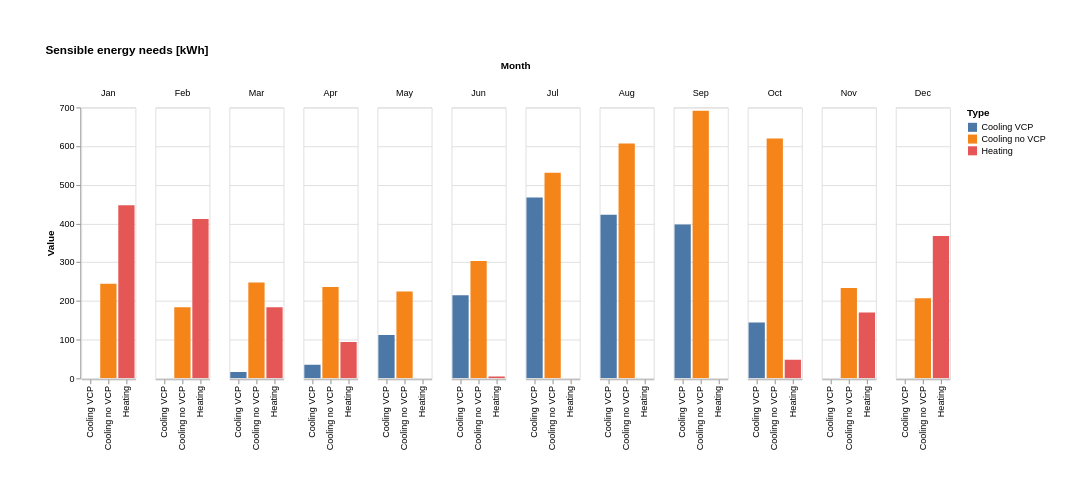

Describe this chart as a Vega-Lite specification.
### Vega-Lite specification from a JSON file in a GitHub repository (floating-point values rounded to 4 significant figures)
{"$schema": "https://vega.github.io/schema/vega-lite/v6.1.0.json", "config": {"view": {"continuousHeight": 300, "continuousWidth": 300}}, "data": {"name": "data-e2ba9da610553a2d23b9fb17379dc415"}, "datasets": {"data-e2ba9da610553a2d23b9fb17379dc415": [{"Month": "Jan", "Type": "Heating", "Value": 447.2}, {"Month": "Feb", "Type": "Heating", "Value": 411.7}, {"Month": "Mar", "Type": "Heating", "Value": 183.6}, {"Month": "Apr", "Type": "Heating", "Value": 93.78}, {"Month": "May", "Type": "Heating", "Value": 0.0}, {"Month": "Jun", "Type": "Heating", "Value": 5.088}, {"Month": "Jul", "Type": "Heating", "Value": 0.0}, {"Month": "Aug", "Type": "Heating", "Value": 0.0}, {"Month": "Sep", "Type": "Heating", "Value": 0.0}, {"Month": "Oct", "Type": "Heating", "Value": 48.06}, {"Month": "Nov", "Type": "Heating", "Value": 169.9}, {"Month": "Dec", "Type": "Heating", "Value": 368.1}, {"Month": "Jan", "Type": "Cooling no VCP", "Value": 244.8}, {"Month": "Feb", "Type": "Cooling no VCP", "Value": 183.7}, {"Month": "Mar", "Type": "Cooling no VCP", "Value": 247.5}, {"Month": "Apr", "Type": "Cooling no VCP", "Value": 236.0}, {"Month": "May", "Type": "Cooling no VCP", "Value": 224.8}, {"Month": "Jun", "Type": "Cooling no VCP", "Value": 303.0}, {"Month": "Jul", "Type": "Cooling no VCP", "Value": 531.1}, {"Month": "Aug", "Type": "Cooling no VCP", "Value": 607.1}, {"Month": "Sep", "Type": "Cooling no VCP", "Value": 691.4}, {"Month": "Oct", "Type": "Cooling no VCP", "Value": 619.5}, {"Month": "Nov", "Type": "Cooling no VCP", "Value": 233.3}, {"Month": "Dec", "Type": "Cooling no VCP", "Value": 207.1}, {"Month": "Jan", "Type": "Cooling VCP", "Value": 2.765e-13}, {"Month": "Feb", "Type": "Cooling VCP", "Value": 3.783e-13}, {"Month": "Mar", "Type": "Cooling VCP", "Value": 16.52}, {"Month": "Apr", "Type": "Cooling VCP", "Value": 35.42}, {"Month": "May", "Type": "Cooling VCP", "Value": 112.0}, {"Month": "Jun", "Type": "Cooling VCP", "Value": 214.9}, {"Month": "Jul", "Type": "Cooling VCP", "Value": 467.3}, {"Month": "Aug", "Type": "Cooling VCP", "Value": 422.8}, {"Month": "Sep", "Type": "Cooling VCP", "Value": 397.6}, {"Month": "Oct", "Type": "Cooling VCP", "Value": 144.2}, {"Month": "Nov", "Type": "Cooling VCP", "Value": 3.929e-13}, {"Month": "Dec", "Type": "Cooling VCP", "Value": 1.892e-13}]}, "encoding": {"color": {"field": "Type", "type": "nominal"}, "column": {"field": "Month", "sort": ["Jan", "Feb", "Mar", "Apr", "May", "Jun", "Jul", "Aug", "Sep", "Oct", "Nov", "Dec"], "type": "nominal"}, "tooltip": [{"field": "Month", "type": "nominal"}, {"field": "Type", "type": "nominal"}, {"field": "Value", "type": "quantitative"}], "x": {"field": "Type", "title": "", "type": "ordinal"}, "y": {"field": "Value", "type": "quantitative"}}, "mark": {"type": "bar"}, "padding": 50, "params": [{"bind": "scales", "name": "param_1e9efca18e7a2868", "select": {"encodings": ["x", "y"], "type": "interval"}}], "title": "Sensible energy needs [kWh]"}
